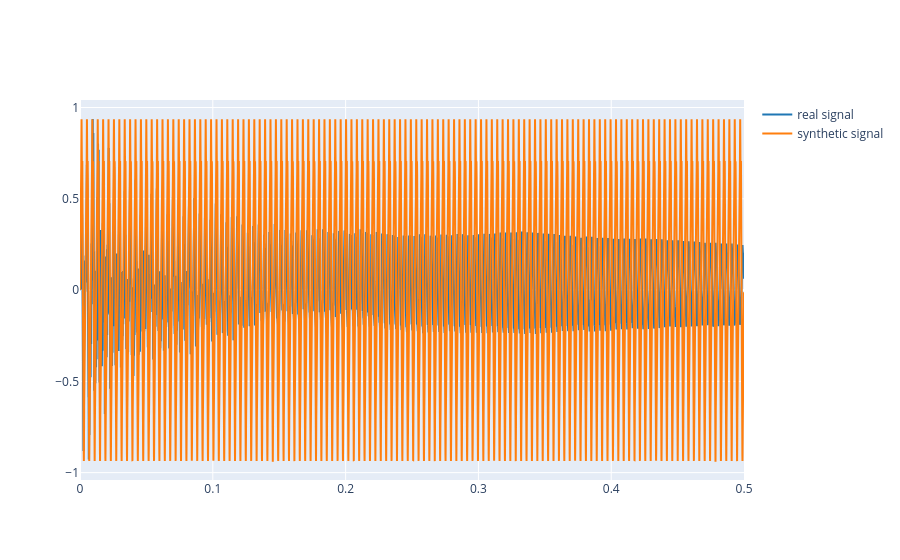

Notebook code cell kept with this figure:
### Markdown cell above
2.1. Use the `synthetize` function to generate a synthesis with the weights ($A_k$) found in 1.3 and the fundamental frequency and phases found in previous labs. Plot both the reference and the synthetize signal. Listen to the synthetize signal.

### Code cell
# Write the code here
phi = np.arccos(-0.0025/0.937) + np.pi
t = np.arange(0, 5, 1.0/fs)
synthetic = synthesize(246, phi, weights, t)

plot_signals([ref, 0.683*synthetic], fs, 0, 0.5, name=["real signal", "synthetic signal"])

### Figure 1 — Plotly figure (JSON) as saved in the notebook; plotly's stock layout.template omitted (floating-point values rounded to 4 significant figures; data arrays with more than 128 entries replaced by an {"elided": "..."} marker saying what was removed)
{"data": [{"line": {"color": "#1f77b4", "shape": "linear"}, "mode": "lines", "name": "real signal", "type": "scatter", "x": {"elided": "22050 float values"}, "y": {"elided": "22050 float values"}}, {"line": {"color": "#ff7f0e", "shape": "linear"}, "mode": "lines", "name": "synthetic signal", "type": "scatter", "x": {"elided": "22050 float values"}, "y": {"elided": "22050 float values"}}], "layout": {}}
